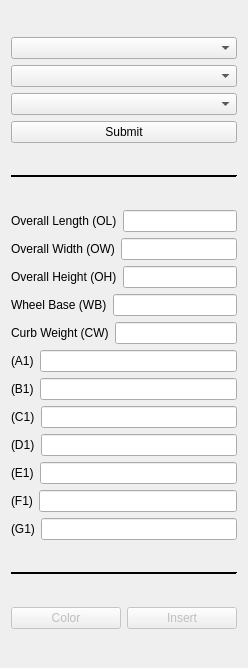
<?xml version="1.0" encoding="UTF-8"?>
<ui version="4.0">
 <class>DVUI_LeftPanelVehicleLookup</class>
 <widget class="QWidget" name="DVUI_LeftPanelVehicleLookup">
  <property name="geometry">
   <rect>
    <x>0</x>
    <y>0</y>
    <width>248</width>
    <height>668</height>
   </rect>
  </property>
  <property name="windowTitle">
   <string>Vehicle Look Up</string>
  </property>
  <layout class="QGridLayout" name="gridLayout">
   <item row="0" column="0">
    <layout class="QVBoxLayout" name="verticalLayout">
     <item>
      <widget class="QComboBox" name="comboBox_year"/>
     </item>
     <item>
      <widget class="QComboBox" name="comboBox_model"/>
     </item>
     <item>
      <widget class="QComboBox" name="comboBox_make"/>
     </item>
     <item>
      <widget class="QPushButton" name="pushButton_submit">
       <property name="text">
        <string>Submit</string>
       </property>
      </widget>
     </item>
    </layout>
   </item>
   <item row="1" column="0">
    <widget class="Line" name="line">
     <property name="palette">
      <palette>
       <active>
        <colorrole role="WindowText">
         <brush brushstyle="SolidPattern">
          <color alpha="255">
           <red>255</red>
           <green>255</green>
           <blue>255</blue>
          </color>
         </brush>
        </colorrole>
        <colorrole role="Button">
         <brush brushstyle="SolidPattern">
          <color alpha="255">
           <red>0</red>
           <green>0</green>
           <blue>0</blue>
          </color>
         </brush>
        </colorrole>
        <colorrole role="Light">
         <brush brushstyle="SolidPattern">
          <color alpha="255">
           <red>0</red>
           <green>0</green>
           <blue>0</blue>
          </color>
         </brush>
        </colorrole>
        <colorrole role="Midlight">
         <brush brushstyle="SolidPattern">
          <color alpha="255">
           <red>0</red>
           <green>0</green>
           <blue>0</blue>
          </color>
         </brush>
        </colorrole>
        <colorrole role="Dark">
         <brush brushstyle="SolidPattern">
          <color alpha="255">
           <red>0</red>
           <green>0</green>
           <blue>0</blue>
          </color>
         </brush>
        </colorrole>
        <colorrole role="Mid">
         <brush brushstyle="SolidPattern">
          <color alpha="255">
           <red>0</red>
           <green>0</green>
           <blue>0</blue>
          </color>
         </brush>
        </colorrole>
        <colorrole role="Text">
         <brush brushstyle="SolidPattern">
          <color alpha="255">
           <red>255</red>
           <green>255</green>
           <blue>255</blue>
          </color>
         </brush>
        </colorrole>
        <colorrole role="BrightText">
         <brush brushstyle="SolidPattern">
          <color alpha="255">
           <red>255</red>
           <green>255</green>
           <blue>255</blue>
          </color>
         </brush>
        </colorrole>
        <colorrole role="ButtonText">
         <brush brushstyle="SolidPattern">
          <color alpha="255">
           <red>255</red>
           <green>255</green>
           <blue>255</blue>
          </color>
         </brush>
        </colorrole>
        <colorrole role="Base">
         <brush brushstyle="SolidPattern">
          <color alpha="255">
           <red>0</red>
           <green>0</green>
           <blue>0</blue>
          </color>
         </brush>
        </colorrole>
        <colorrole role="Window">
         <brush brushstyle="SolidPattern">
          <color alpha="255">
           <red>0</red>
           <green>0</green>
           <blue>0</blue>
          </color>
         </brush>
        </colorrole>
        <colorrole role="Shadow">
         <brush brushstyle="SolidPattern">
          <color alpha="255">
           <red>0</red>
           <green>0</green>
           <blue>0</blue>
          </color>
         </brush>
        </colorrole>
        <colorrole role="AlternateBase">
         <brush brushstyle="SolidPattern">
          <color alpha="255">
           <red>0</red>
           <green>0</green>
           <blue>0</blue>
          </color>
         </brush>
        </colorrole>
        <colorrole role="ToolTipBase">
         <brush brushstyle="SolidPattern">
          <color alpha="255">
           <red>255</red>
           <green>255</green>
           <blue>220</blue>
          </color>
         </brush>
        </colorrole>
        <colorrole role="ToolTipText">
         <brush brushstyle="SolidPattern">
          <color alpha="255">
           <red>0</red>
           <green>0</green>
           <blue>0</blue>
          </color>
         </brush>
        </colorrole>
        <colorrole role="PlaceholderText">
         <brush brushstyle="NoBrush">
          <color alpha="128">
           <red>255</red>
           <green>255</green>
           <blue>255</blue>
          </color>
         </brush>
        </colorrole>
       </active>
       <inactive>
        <colorrole role="WindowText">
         <brush brushstyle="SolidPattern">
          <color alpha="255">
           <red>255</red>
           <green>255</green>
           <blue>255</blue>
          </color>
         </brush>
        </colorrole>
        <colorrole role="Button">
         <brush brushstyle="SolidPattern">
          <color alpha="255">
           <red>0</red>
           <green>0</green>
           <blue>0</blue>
          </color>
         </brush>
        </colorrole>
        <colorrole role="Light">
         <brush brushstyle="SolidPattern">
          <color alpha="255">
           <red>0</red>
           <green>0</green>
           <blue>0</blue>
          </color>
         </brush>
        </colorrole>
        <colorrole role="Midlight">
         <brush brushstyle="SolidPattern">
          <color alpha="255">
           <red>0</red>
           <green>0</green>
           <blue>0</blue>
          </color>
         </brush>
        </colorrole>
        <colorrole role="Dark">
         <brush brushstyle="SolidPattern">
          <color alpha="255">
           <red>0</red>
           <green>0</green>
           <blue>0</blue>
          </color>
         </brush>
        </colorrole>
        <colorrole role="Mid">
         <brush brushstyle="SolidPattern">
          <color alpha="255">
           <red>0</red>
           <green>0</green>
           <blue>0</blue>
          </color>
         </brush>
        </colorrole>
        <colorrole role="Text">
         <brush brushstyle="SolidPattern">
          <color alpha="255">
           <red>255</red>
           <green>255</green>
           <blue>255</blue>
          </color>
         </brush>
        </colorrole>
        <colorrole role="BrightText">
         <brush brushstyle="SolidPattern">
          <color alpha="255">
           <red>255</red>
           <green>255</green>
           <blue>255</blue>
          </color>
         </brush>
        </colorrole>
        <colorrole role="ButtonText">
         <brush brushstyle="SolidPattern">
          <color alpha="255">
           <red>255</red>
           <green>255</green>
           <blue>255</blue>
          </color>
         </brush>
        </colorrole>
        <colorrole role="Base">
         <brush brushstyle="SolidPattern">
          <color alpha="255">
           <red>0</red>
           <green>0</green>
           <blue>0</blue>
          </color>
         </brush>
        </colorrole>
        <colorrole role="Window">
         <brush brushstyle="SolidPattern">
          <color alpha="255">
           <red>0</red>
           <green>0</green>
           <blue>0</blue>
          </color>
         </brush>
        </colorrole>
        <colorrole role="Shadow">
         <brush brushstyle="SolidPattern">
          <color alpha="255">
           <red>0</red>
           <green>0</green>
           <blue>0</blue>
          </color>
         </brush>
        </colorrole>
        <colorrole role="AlternateBase">
         <brush brushstyle="SolidPattern">
          <color alpha="255">
           <red>0</red>
           <green>0</green>
           <blue>0</blue>
          </color>
         </brush>
        </colorrole>
        <colorrole role="ToolTipBase">
         <brush brushstyle="SolidPattern">
          <color alpha="255">
           <red>255</red>
           <green>255</green>
           <blue>220</blue>
          </color>
         </brush>
        </colorrole>
        <colorrole role="ToolTipText">
         <brush brushstyle="SolidPattern">
          <color alpha="255">
           <red>0</red>
           <green>0</green>
           <blue>0</blue>
          </color>
         </brush>
        </colorrole>
        <colorrole role="PlaceholderText">
         <brush brushstyle="NoBrush">
          <color alpha="128">
           <red>255</red>
           <green>255</green>
           <blue>255</blue>
          </color>
         </brush>
        </colorrole>
       </inactive>
       <disabled>
        <colorrole role="WindowText">
         <brush brushstyle="SolidPattern">
          <color alpha="255">
           <red>0</red>
           <green>0</green>
           <blue>0</blue>
          </color>
         </brush>
        </colorrole>
        <colorrole role="Button">
         <brush brushstyle="SolidPattern">
          <color alpha="255">
           <red>0</red>
           <green>0</green>
           <blue>0</blue>
          </color>
         </brush>
        </colorrole>
        <colorrole role="Light">
         <brush brushstyle="SolidPattern">
          <color alpha="255">
           <red>0</red>
           <green>0</green>
           <blue>0</blue>
          </color>
         </brush>
        </colorrole>
        <colorrole role="Midlight">
         <brush brushstyle="SolidPattern">
          <color alpha="255">
           <red>0</red>
           <green>0</green>
           <blue>0</blue>
          </color>
         </brush>
        </colorrole>
        <colorrole role="Dark">
         <brush brushstyle="SolidPattern">
          <color alpha="255">
           <red>0</red>
           <green>0</green>
           <blue>0</blue>
          </color>
         </brush>
        </colorrole>
        <colorrole role="Mid">
         <brush brushstyle="SolidPattern">
          <color alpha="255">
           <red>0</red>
           <green>0</green>
           <blue>0</blue>
          </color>
         </brush>
        </colorrole>
        <colorrole role="Text">
         <brush brushstyle="SolidPattern">
          <color alpha="255">
           <red>0</red>
           <green>0</green>
           <blue>0</blue>
          </color>
         </brush>
        </colorrole>
        <colorrole role="BrightText">
         <brush brushstyle="SolidPattern">
          <color alpha="255">
           <red>255</red>
           <green>255</green>
           <blue>255</blue>
          </color>
         </brush>
        </colorrole>
        <colorrole role="ButtonText">
         <brush brushstyle="SolidPattern">
          <color alpha="255">
           <red>0</red>
           <green>0</green>
           <blue>0</blue>
          </color>
         </brush>
        </colorrole>
        <colorrole role="Base">
         <brush brushstyle="SolidPattern">
          <color alpha="255">
           <red>0</red>
           <green>0</green>
           <blue>0</blue>
          </color>
         </brush>
        </colorrole>
        <colorrole role="Window">
         <brush brushstyle="SolidPattern">
          <color alpha="255">
           <red>0</red>
           <green>0</green>
           <blue>0</blue>
          </color>
         </brush>
        </colorrole>
        <colorrole role="Shadow">
         <brush brushstyle="SolidPattern">
          <color alpha="255">
           <red>0</red>
           <green>0</green>
           <blue>0</blue>
          </color>
         </brush>
        </colorrole>
        <colorrole role="AlternateBase">
         <brush brushstyle="SolidPattern">
          <color alpha="255">
           <red>0</red>
           <green>0</green>
           <blue>0</blue>
          </color>
         </brush>
        </colorrole>
        <colorrole role="ToolTipBase">
         <brush brushstyle="SolidPattern">
          <color alpha="255">
           <red>255</red>
           <green>255</green>
           <blue>220</blue>
          </color>
         </brush>
        </colorrole>
        <colorrole role="ToolTipText">
         <brush brushstyle="SolidPattern">
          <color alpha="255">
           <red>0</red>
           <green>0</green>
           <blue>0</blue>
          </color>
         </brush>
        </colorrole>
        <colorrole role="PlaceholderText">
         <brush brushstyle="NoBrush">
          <color alpha="128">
           <red>255</red>
           <green>255</green>
           <blue>255</blue>
          </color>
         </brush>
        </colorrole>
       </disabled>
      </palette>
     </property>
     <property name="orientation">
      <enum>Qt::Horizontal</enum>
     </property>
    </widget>
   </item>
   <item row="2" column="0">
    <layout class="QVBoxLayout" name="verticalLayout_2">
     <item>
      <layout class="QHBoxLayout" name="horizontalLayout_2">
       <item>
        <widget class="QLabel" name="label">
         <property name="text">
          <string>Overall Length (OL)</string>
         </property>
        </widget>
       </item>
       <item>
        <widget class="QLineEdit" name="lineEdit_OL">
         <property name="toolTip">
          <string>Overall Length</string>
         </property>
        </widget>
       </item>
      </layout>
     </item>
     <item>
      <layout class="QHBoxLayout" name="horizontalLayout_6">
       <item>
        <widget class="QLabel" name="label_2">
         <property name="text">
          <string>Overall Width (OW)</string>
         </property>
        </widget>
       </item>
       <item>
        <widget class="QLineEdit" name="lineEdit_OW">
         <property name="toolTip">
          <string>Overall Width</string>
         </property>
        </widget>
       </item>
      </layout>
     </item>
     <item>
      <layout class="QHBoxLayout" name="horizontalLayout_13">
       <item>
        <widget class="QLabel" name="label_3">
         <property name="text">
          <string>Overall Height (OH)</string>
         </property>
        </widget>
       </item>
       <item>
        <widget class="QLineEdit" name="lineEdit_OH">
         <property name="toolTip">
          <string>Overall Height</string>
         </property>
        </widget>
       </item>
      </layout>
     </item>
     <item>
      <layout class="QHBoxLayout" name="horizontalLayout_12">
       <item>
        <widget class="QLabel" name="label_4">
         <property name="text">
          <string>Wheel Base (WB)</string>
         </property>
        </widget>
       </item>
       <item>
        <widget class="QLineEdit" name="lineEdit_WB">
         <property name="toolTip">
          <string>Wheel Base</string>
         </property>
        </widget>
       </item>
      </layout>
     </item>
     <item>
      <layout class="QHBoxLayout" name="horizontalLayout_11">
       <item>
        <widget class="QLabel" name="label_5">
         <property name="text">
          <string>Curb Weight (CW)</string>
         </property>
        </widget>
       </item>
       <item>
        <widget class="QLineEdit" name="lineEdit_CW">
         <property name="toolTip">
          <string>Curb Weight</string>
         </property>
        </widget>
       </item>
      </layout>
     </item>
     <item>
      <layout class="QHBoxLayout" name="horizontalLayout_10">
       <item>
        <widget class="QLabel" name="label_6">
         <property name="text">
          <string>(A1)</string>
         </property>
        </widget>
       </item>
       <item>
        <widget class="QLineEdit" name="lineEdit_A1">
         <property name="toolTip">
          <string>Longitudinal distance between center of front bumper &amp; center of windshield</string>
         </property>
        </widget>
       </item>
      </layout>
     </item>
     <item>
      <layout class="QHBoxLayout" name="horizontalLayout_9">
       <item>
        <widget class="QLabel" name="label_7">
         <property name="text">
          <string>(B1)</string>
         </property>
        </widget>
       </item>
       <item>
        <widget class="QLineEdit" name="lineEdit_B1">
         <property name="toolTip">
          <string>Passenger Car: Logitudinal distance between center of rear bumper &amp; center of base of backlight. Station Wagons &amp; Vans: Longitudinal distance between backlight moulding and front door latch pillar. Pick-ups: Logitudinal distance between the rearmost projection and front door latch pillar.</string>
         </property>
        </widget>
       </item>
      </layout>
     </item>
     <item>
      <layout class="QHBoxLayout" name="horizontalLayout_8">
       <item>
        <widget class="QLabel" name="label_8">
         <property name="text">
          <string>(C1)</string>
         </property>
        </widget>
       </item>
       <item>
        <widget class="QLineEdit" name="lineEdit_C1">
         <property name="toolTip">
          <string>Maximum vertical height of side glass</string>
         </property>
        </widget>
       </item>
      </layout>
     </item>
     <item>
      <layout class="QHBoxLayout" name="horizontalLayout_7">
       <item>
        <widget class="QLabel" name="label_9">
         <property name="text">
          <string>(D1)</string>
         </property>
        </widget>
       </item>
       <item>
        <widget class="QLineEdit" name="lineEdit_D1">
         <property name="toolTip">
          <string>Vertical distance between base of side glass and lower edge of rocker panel</string>
         </property>
        </widget>
       </item>
      </layout>
     </item>
     <item>
      <layout class="QHBoxLayout" name="horizontalLayout_5">
       <item>
        <widget class="QLabel" name="label_10">
         <property name="text">
          <string>(E1)</string>
         </property>
        </widget>
       </item>
       <item>
        <widget class="QLineEdit" name="lineEdit_E1">
         <property name="toolTip">
          <string>distance between side rails OR maximum width of top</string>
         </property>
        </widget>
       </item>
      </layout>
     </item>
     <item>
      <layout class="QHBoxLayout" name="horizontalLayout_3">
       <item>
        <widget class="QLabel" name="label_11">
         <property name="text">
          <string>(F1)</string>
         </property>
        </widget>
       </item>
       <item>
        <widget class="QLineEdit" name="lineEdit_F1">
         <property name="toolTip">
          <string>Front Overhang</string>
         </property>
        </widget>
       </item>
      </layout>
     </item>
     <item>
      <layout class="QHBoxLayout" name="horizontalLayout_15">
       <item>
        <widget class="QLabel" name="label_12">
         <property name="text">
          <string>(G1)</string>
         </property>
        </widget>
       </item>
       <item>
        <widget class="QLineEdit" name="lineEdit_G1">
         <property name="toolTip">
          <string>Rear Overhang</string>
         </property>
        </widget>
       </item>
      </layout>
     </item>
    </layout>
   </item>
   <item row="3" column="0">
    <widget class="Line" name="line_2">
     <property name="palette">
      <palette>
       <active>
        <colorrole role="WindowText">
         <brush brushstyle="SolidPattern">
          <color alpha="255">
           <red>255</red>
           <green>255</green>
           <blue>255</blue>
          </color>
         </brush>
        </colorrole>
        <colorrole role="Button">
         <brush brushstyle="SolidPattern">
          <color alpha="255">
           <red>0</red>
           <green>0</green>
           <blue>0</blue>
          </color>
         </brush>
        </colorrole>
        <colorrole role="Light">
         <brush brushstyle="SolidPattern">
          <color alpha="255">
           <red>0</red>
           <green>0</green>
           <blue>0</blue>
          </color>
         </brush>
        </colorrole>
        <colorrole role="Midlight">
         <brush brushstyle="SolidPattern">
          <color alpha="255">
           <red>0</red>
           <green>0</green>
           <blue>0</blue>
          </color>
         </brush>
        </colorrole>
        <colorrole role="Dark">
         <brush brushstyle="SolidPattern">
          <color alpha="255">
           <red>0</red>
           <green>0</green>
           <blue>0</blue>
          </color>
         </brush>
        </colorrole>
        <colorrole role="Mid">
         <brush brushstyle="SolidPattern">
          <color alpha="255">
           <red>0</red>
           <green>0</green>
           <blue>0</blue>
          </color>
         </brush>
        </colorrole>
        <colorrole role="Text">
         <brush brushstyle="SolidPattern">
          <color alpha="255">
           <red>255</red>
           <green>255</green>
           <blue>255</blue>
          </color>
         </brush>
        </colorrole>
        <colorrole role="BrightText">
         <brush brushstyle="SolidPattern">
          <color alpha="255">
           <red>255</red>
           <green>255</green>
           <blue>255</blue>
          </color>
         </brush>
        </colorrole>
        <colorrole role="ButtonText">
         <brush brushstyle="SolidPattern">
          <color alpha="255">
           <red>255</red>
           <green>255</green>
           <blue>255</blue>
          </color>
         </brush>
        </colorrole>
        <colorrole role="Base">
         <brush brushstyle="SolidPattern">
          <color alpha="255">
           <red>0</red>
           <green>0</green>
           <blue>0</blue>
          </color>
         </brush>
        </colorrole>
        <colorrole role="Window">
         <brush brushstyle="SolidPattern">
          <color alpha="255">
           <red>0</red>
           <green>0</green>
           <blue>0</blue>
          </color>
         </brush>
        </colorrole>
        <colorrole role="Shadow">
         <brush brushstyle="SolidPattern">
          <color alpha="255">
           <red>0</red>
           <green>0</green>
           <blue>0</blue>
          </color>
         </brush>
        </colorrole>
        <colorrole role="AlternateBase">
         <brush brushstyle="SolidPattern">
          <color alpha="255">
           <red>0</red>
           <green>0</green>
           <blue>0</blue>
          </color>
         </brush>
        </colorrole>
        <colorrole role="ToolTipBase">
         <brush brushstyle="SolidPattern">
          <color alpha="255">
           <red>255</red>
           <green>255</green>
           <blue>220</blue>
          </color>
         </brush>
        </colorrole>
        <colorrole role="ToolTipText">
         <brush brushstyle="SolidPattern">
          <color alpha="255">
           <red>0</red>
           <green>0</green>
           <blue>0</blue>
          </color>
         </brush>
        </colorrole>
        <colorrole role="PlaceholderText">
         <brush brushstyle="NoBrush">
          <color alpha="128">
           <red>255</red>
           <green>255</green>
           <blue>255</blue>
          </color>
         </brush>
        </colorrole>
       </active>
       <inactive>
        <colorrole role="WindowText">
         <brush brushstyle="SolidPattern">
          <color alpha="255">
           <red>255</red>
           <green>255</green>
           <blue>255</blue>
          </color>
         </brush>
        </colorrole>
        <colorrole role="Button">
         <brush brushstyle="SolidPattern">
          <color alpha="255">
           <red>0</red>
           <green>0</green>
           <blue>0</blue>
          </color>
         </brush>
        </colorrole>
        <colorrole role="Light">
         <brush brushstyle="SolidPattern">
          <color alpha="255">
           <red>0</red>
           <green>0</green>
           <blue>0</blue>
          </color>
         </brush>
        </colorrole>
        <colorrole role="Midlight">
         <brush brushstyle="SolidPattern">
          <color alpha="255">
           <red>0</red>
           <green>0</green>
           <blue>0</blue>
          </color>
         </brush>
        </colorrole>
        <colorrole role="Dark">
         <brush brushstyle="SolidPattern">
          <color alpha="255">
           <red>0</red>
           <green>0</green>
           <blue>0</blue>
          </color>
         </brush>
        </colorrole>
        <colorrole role="Mid">
         <brush brushstyle="SolidPattern">
          <color alpha="255">
           <red>0</red>
           <green>0</green>
           <blue>0</blue>
          </color>
         </brush>
        </colorrole>
        <colorrole role="Text">
         <brush brushstyle="SolidPattern">
          <color alpha="255">
           <red>255</red>
           <green>255</green>
           <blue>255</blue>
          </color>
         </brush>
        </colorrole>
        <colorrole role="BrightText">
         <brush brushstyle="SolidPattern">
          <color alpha="255">
           <red>255</red>
           <green>255</green>
           <blue>255</blue>
          </color>
         </brush>
        </colorrole>
        <colorrole role="ButtonText">
         <brush brushstyle="SolidPattern">
          <color alpha="255">
           <red>255</red>
           <green>255</green>
           <blue>255</blue>
          </color>
         </brush>
        </colorrole>
        <colorrole role="Base">
         <brush brushstyle="SolidPattern">
          <color alpha="255">
           <red>0</red>
           <green>0</green>
           <blue>0</blue>
          </color>
         </brush>
        </colorrole>
        <colorrole role="Window">
         <brush brushstyle="SolidPattern">
          <color alpha="255">
           <red>0</red>
           <green>0</green>
           <blue>0</blue>
          </color>
         </brush>
        </colorrole>
        <colorrole role="Shadow">
         <brush brushstyle="SolidPattern">
          <color alpha="255">
           <red>0</red>
           <green>0</green>
           <blue>0</blue>
          </color>
         </brush>
        </colorrole>
        <colorrole role="AlternateBase">
         <brush brushstyle="SolidPattern">
          <color alpha="255">
           <red>0</red>
           <green>0</green>
           <blue>0</blue>
          </color>
         </brush>
        </colorrole>
        <colorrole role="ToolTipBase">
         <brush brushstyle="SolidPattern">
          <color alpha="255">
           <red>255</red>
           <green>255</green>
           <blue>220</blue>
          </color>
         </brush>
        </colorrole>
        <colorrole role="ToolTipText">
         <brush brushstyle="SolidPattern">
          <color alpha="255">
           <red>0</red>
           <green>0</green>
           <blue>0</blue>
          </color>
         </brush>
        </colorrole>
        <colorrole role="PlaceholderText">
         <brush brushstyle="NoBrush">
          <color alpha="128">
           <red>255</red>
           <green>255</green>
           <blue>255</blue>
          </color>
         </brush>
        </colorrole>
       </inactive>
       <disabled>
        <colorrole role="WindowText">
         <brush brushstyle="SolidPattern">
          <color alpha="255">
           <red>0</red>
           <green>0</green>
           <blue>0</blue>
          </color>
         </brush>
        </colorrole>
        <colorrole role="Button">
         <brush brushstyle="SolidPattern">
          <color alpha="255">
           <red>0</red>
           <green>0</green>
           <blue>0</blue>
          </color>
         </brush>
        </colorrole>
        <colorrole role="Light">
         <brush brushstyle="SolidPattern">
          <color alpha="255">
           <red>0</red>
           <green>0</green>
           <blue>0</blue>
          </color>
         </brush>
        </colorrole>
        <colorrole role="Midlight">
         <brush brushstyle="SolidPattern">
          <color alpha="255">
           <red>0</red>
           <green>0</green>
           <blue>0</blue>
          </color>
         </brush>
        </colorrole>
        <colorrole role="Dark">
         <brush brushstyle="SolidPattern">
          <color alpha="255">
           <red>0</red>
           <green>0</green>
           <blue>0</blue>
          </color>
         </brush>
        </colorrole>
        <colorrole role="Mid">
         <brush brushstyle="SolidPattern">
          <color alpha="255">
           <red>0</red>
           <green>0</green>
           <blue>0</blue>
          </color>
         </brush>
        </colorrole>
        <colorrole role="Text">
         <brush brushstyle="SolidPattern">
          <color alpha="255">
           <red>0</red>
           <green>0</green>
           <blue>0</blue>
          </color>
         </brush>
        </colorrole>
        <colorrole role="BrightText">
         <brush brushstyle="SolidPattern">
          <color alpha="255">
           <red>255</red>
           <green>255</green>
           <blue>255</blue>
          </color>
         </brush>
        </colorrole>
        <colorrole role="ButtonText">
         <brush brushstyle="SolidPattern">
          <color alpha="255">
           <red>0</red>
           <green>0</green>
           <blue>0</blue>
          </color>
         </brush>
        </colorrole>
        <colorrole role="Base">
         <brush brushstyle="SolidPattern">
          <color alpha="255">
           <red>0</red>
           <green>0</green>
           <blue>0</blue>
          </color>
         </brush>
        </colorrole>
        <colorrole role="Window">
         <brush brushstyle="SolidPattern">
          <color alpha="255">
           <red>0</red>
           <green>0</green>
           <blue>0</blue>
          </color>
         </brush>
        </colorrole>
        <colorrole role="Shadow">
         <brush brushstyle="SolidPattern">
          <color alpha="255">
           <red>0</red>
           <green>0</green>
           <blue>0</blue>
          </color>
         </brush>
        </colorrole>
        <colorrole role="AlternateBase">
         <brush brushstyle="SolidPattern">
          <color alpha="255">
           <red>0</red>
           <green>0</green>
           <blue>0</blue>
          </color>
         </brush>
        </colorrole>
        <colorrole role="ToolTipBase">
         <brush brushstyle="SolidPattern">
          <color alpha="255">
           <red>255</red>
           <green>255</green>
           <blue>220</blue>
          </color>
         </brush>
        </colorrole>
        <colorrole role="ToolTipText">
         <brush brushstyle="SolidPattern">
          <color alpha="255">
           <red>0</red>
           <green>0</green>
           <blue>0</blue>
          </color>
         </brush>
        </colorrole>
        <colorrole role="PlaceholderText">
         <brush brushstyle="NoBrush">
          <color alpha="128">
           <red>255</red>
           <green>255</green>
           <blue>255</blue>
          </color>
         </brush>
        </colorrole>
       </disabled>
      </palette>
     </property>
     <property name="orientation">
      <enum>Qt::Horizontal</enum>
     </property>
    </widget>
   </item>
   <item row="4" column="0">
    <layout class="QHBoxLayout" name="horizontalLayout">
     <item>
      <widget class="QPushButton" name="pushButton_2">
       <property name="enabled">
        <bool>false</bool>
       </property>
       <property name="text">
        <string>Color</string>
       </property>
      </widget>
     </item>
     <item>
      <widget class="QPushButton" name="pushButton_3">
       <property name="enabled">
        <bool>false</bool>
       </property>
       <property name="text">
        <string>Insert</string>
       </property>
      </widget>
     </item>
    </layout>
   </item>
  </layout>
 </widget>
 <resources/>
 <connections/>
</ui>
